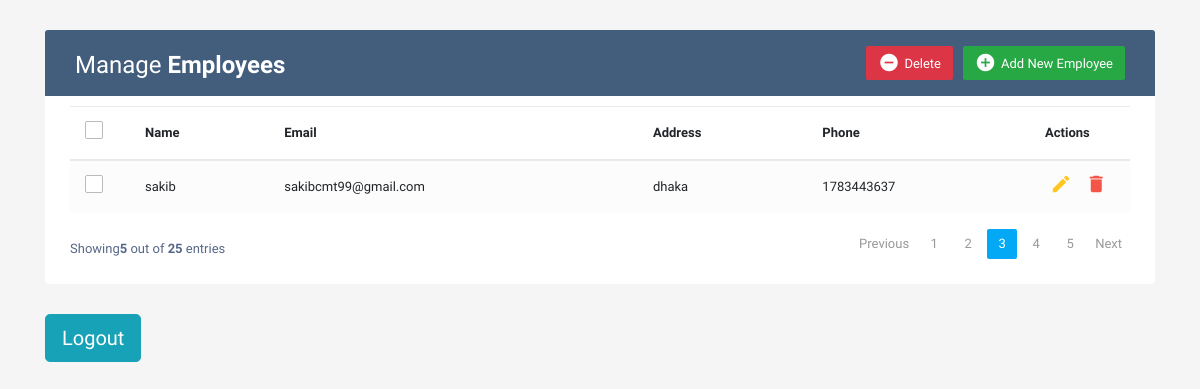
Page /homePage/ on the earlier database version.
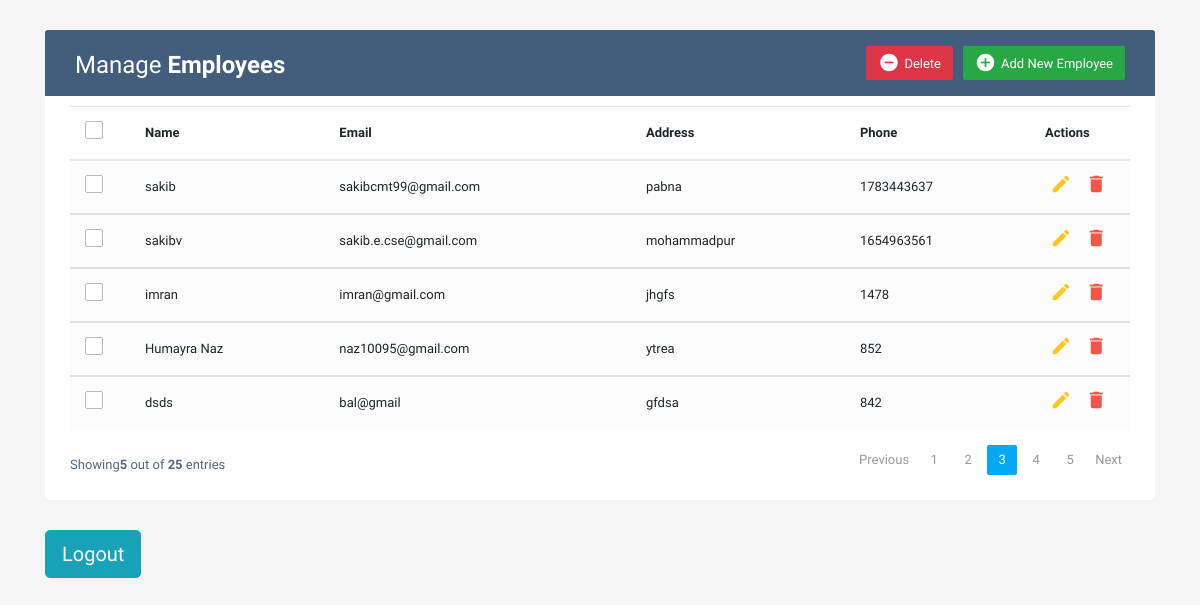
Same page on the later database version.
### myapp/models.py (models this page shows)
class employee(models.Model):
    name=models.CharField(max_length=100)
    email=models.EmailField(max_length=100)
    address=models.TextField()
    phone=models.IntegerField()

### project/views.py (the view)
# urls.py: path('homePage/', views.homePage, name="homePage"),
def homePage(request):
    emp=employee.objects.all()
    return render(request,"home.html",{"emp":emp})

### templates/home.html (shortened to what this page needs)
<!DOCTYPE html>
<html lang="en">
<head>
<link rel="stylesheet" href="https://stackpath.bootstrapcdn.com/bootstrap/4.5.0/css/bootstrap.min.css">
<link rel="stylesheet" href="https://maxcdn.bootstrapcdn.com/font-awesome/4.7.0/css/font-awesome.min.css">
</head>
<body>
<div class="container-xl">
	<div class="table-responsive">
		<div class="table-wrapper">
			<div class="table-title">
				<div class="row">
					<div class="col-sm-6">
						<h2>Manage <b>Employees</b></h2>
					</div>
					<div class="col-sm-6">
						<a href="#addEmployeeModal" class="btn btn-success" data-toggle="modal"><i class="material-icons">&#xE147;</i> <span>Add New Employee</span></a>
						<a href="#deleteEmployeeModal" class="btn btn-danger" data-toggle="modal"><i class="material-icons">&#xE15C;</i> <span>Delete</span></a>
					</div>
				</div>
			</div>
			<table class="table table-striped table-hover">
				<thead>
					<tr>
						<th>
							<span class="custom-checkbox">
								<label for="selectAll"></label>
							</span>
						</th>
						<th>Name</th>
						<th>Email</th>
						<th>Address</th>
						<th>Phone</th>
						<th>Actions</th>
					</tr>
				</thead>
				<tbody>
					{% for i in emp %}
					<tr>
						<td>
							<span class="custom-checkbox">
								<label for="checkbox5"></label>
							</span>
						</td>
						<td>{{i.name}}</td>
						<td>{{i.email}}</td>
						<td>{{i.address}}</td>
						<td>{{i.phone}}</td>
						<td>
							<a href="#editEmployeeModal-{{forloop.counter}}" class="edit" data-toggle="modal"><i class="material-icons" data-toggle="tooltip" title="Edit">&#xE254;</i></a>
							<a href="#deleteEmployeeModal-{{forloop.counter}}" class="delete" data-toggle="modal"><i class="material-icons" data-toggle="tooltip" title="Delete">&#xE872;</i></a>
						</td>
					</tr>
				</tbody>
				{% endfor %}
			</table>
			<div class="clearfix">
				<div class="hint-text">Showing<b>5</b> out of <b>25</b> entries</div>
				<ul class="pagination">
					<li class="page-item disabled"><a href="#">Previous</a></li>
					<li class="page-item"><a href="#" class="page-link">1</a></li>
					<li class="page-item"><a href="#" class="page-link">2</a></li>
					<li class="page-item active"><a href="#" class="page-link">3</a></li>
					<li class="page-item"><a href="#" class="page-link">4</a></li>
					<li class="page-item"><a href="#" class="page-link">5</a></li>
					<li class="page-item"><a href="#" class="page-link">Next</a></li>
				</ul>
			</div>
		</div>
	</div>
</div>
</body>
<div class="container">
    <a href="{% url "logoutPage" %}" class="btn btn-info btn-lg">
        <span class="glyphicon glyphicon-log-out">Logout</span>
      </a>
</html>

Differences in the rows shown:
changed employee "sakib": address "dhaka" → "pabna"
added employee: name "sakibv", email "sakib.e.cse@gmail.com", address "mohammadpur", phone "1654963561"
added employee: name "imran", email "imran@gmail.com", address "jhgfs", phone "1478"
added employee: name "Humayra Naz", email "naz10095@gmail.com", address "ytrea", phone "852"
added employee: name "dsds", email "bal@gmail", address "gfdsa", phone "842"
